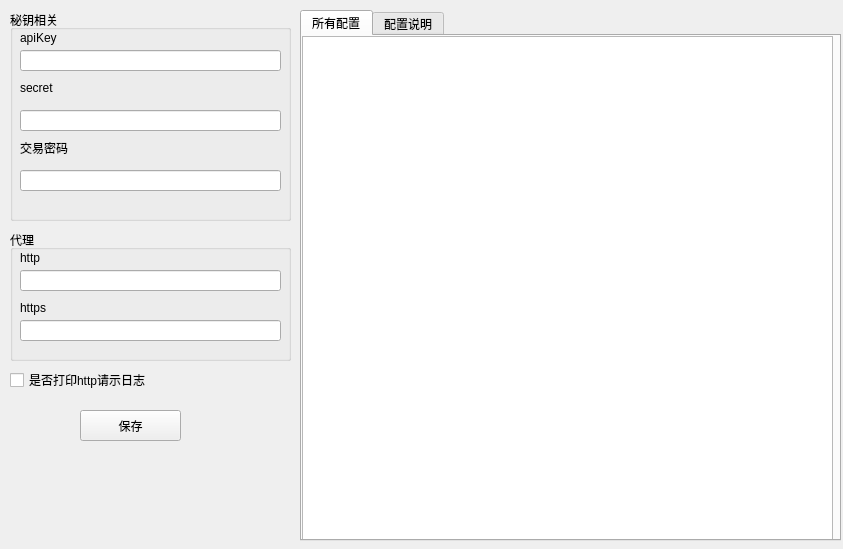
<?xml version="1.0" encoding="UTF-8"?>
<ui version="4.0">
 <class>configs</class>
 <widget class="QWidget" name="configs">
  <property name="geometry">
   <rect>
    <x>0</x>
    <y>0</y>
    <width>843</width>
    <height>549</height>
   </rect>
  </property>
  <property name="windowTitle">
   <string>系统配置</string>
  </property>
  <widget class="QGroupBox" name="groupBox">
   <property name="geometry">
    <rect>
     <x>10</x>
     <y>10</y>
     <width>281</width>
     <height>211</height>
    </rect>
   </property>
   <property name="title">
    <string>秘钥相关</string>
   </property>
   <widget class="QLabel" name="label">
    <property name="geometry">
     <rect>
      <x>10</x>
      <y>20</y>
      <width>53</width>
      <height>16</height>
     </rect>
    </property>
    <property name="text">
     <string>apiKey</string>
    </property>
   </widget>
   <widget class="QLabel" name="label_2">
    <property name="geometry">
     <rect>
      <x>10</x>
      <y>70</y>
      <width>53</width>
      <height>16</height>
     </rect>
    </property>
    <property name="text">
     <string>secret</string>
    </property>
   </widget>
   <widget class="QLabel" name="label_3">
    <property name="geometry">
     <rect>
      <x>10</x>
      <y>130</y>
      <width>53</width>
      <height>16</height>
     </rect>
    </property>
    <property name="text">
     <string>交易密码</string>
    </property>
   </widget>
   <widget class="QLineEdit" name="txt_api_key">
    <property name="geometry">
     <rect>
      <x>10</x>
      <y>40</y>
      <width>261</width>
      <height>21</height>
     </rect>
    </property>
   </widget>
   <widget class="QLineEdit" name="txt_secret">
    <property name="geometry">
     <rect>
      <x>10</x>
      <y>100</y>
      <width>261</width>
      <height>21</height>
     </rect>
    </property>
   </widget>
   <widget class="QLineEdit" name="txt_change_pass">
    <property name="geometry">
     <rect>
      <x>10</x>
      <y>160</y>
      <width>261</width>
      <height>21</height>
     </rect>
    </property>
   </widget>
  </widget>
  <widget class="QGroupBox" name="groupBox_2">
   <property name="geometry">
    <rect>
     <x>10</x>
     <y>230</y>
     <width>281</width>
     <height>131</height>
    </rect>
   </property>
   <property name="title">
    <string>代理</string>
   </property>
   <widget class="QLabel" name="label_4">
    <property name="geometry">
     <rect>
      <x>10</x>
      <y>20</y>
      <width>53</width>
      <height>16</height>
     </rect>
    </property>
    <property name="text">
     <string>http</string>
    </property>
   </widget>
   <widget class="QLabel" name="label_5">
    <property name="geometry">
     <rect>
      <x>10</x>
      <y>70</y>
      <width>53</width>
      <height>16</height>
     </rect>
    </property>
    <property name="text">
     <string>https</string>
    </property>
   </widget>
   <widget class="QLineEdit" name="txt_http">
    <property name="geometry">
     <rect>
      <x>10</x>
      <y>40</y>
      <width>261</width>
      <height>21</height>
     </rect>
    </property>
   </widget>
   <widget class="QLineEdit" name="txt_https">
    <property name="geometry">
     <rect>
      <x>10</x>
      <y>90</y>
      <width>261</width>
      <height>21</height>
     </rect>
    </property>
   </widget>
  </widget>
  <widget class="QCheckBox" name="cb_is_pring_log">
   <property name="geometry">
    <rect>
     <x>10</x>
     <y>370</y>
     <width>281</width>
     <height>20</height>
    </rect>
   </property>
   <property name="text">
    <string>是否打印http请示日志</string>
   </property>
  </widget>
  <widget class="QPushButton" name="btn_save">
   <property name="geometry">
    <rect>
     <x>80</x>
     <y>410</y>
     <width>101</width>
     <height>31</height>
    </rect>
   </property>
   <property name="text">
    <string>保存</string>
   </property>
  </widget>
  <widget class="QTabWidget" name="tabWidget">
   <property name="geometry">
    <rect>
     <x>300</x>
     <y>10</y>
     <width>541</width>
     <height>531</height>
    </rect>
   </property>
   <property name="currentIndex">
    <number>0</number>
   </property>
   <widget class="QWidget" name="tab">
    <attribute name="title">
     <string>所有配置</string>
    </attribute>
    <widget class="QTextBrowser" name="txt_cf_json">
     <property name="geometry">
      <rect>
       <x>0</x>
       <y>0</y>
       <width>531</width>
       <height>511</height>
      </rect>
     </property>
    </widget>
   </widget>
   <widget class="QWidget" name="tab_2">
    <attribute name="title">
     <string>配置说明</string>
    </attribute>
    <widget class="QTextBrowser" name="txt_cf_json_doc">
     <property name="geometry">
      <rect>
       <x>0</x>
       <y>0</y>
       <width>531</width>
       <height>501</height>
      </rect>
     </property>
    </widget>
   </widget>
  </widget>
 </widget>
 <resources/>
 <connections/>
</ui>
